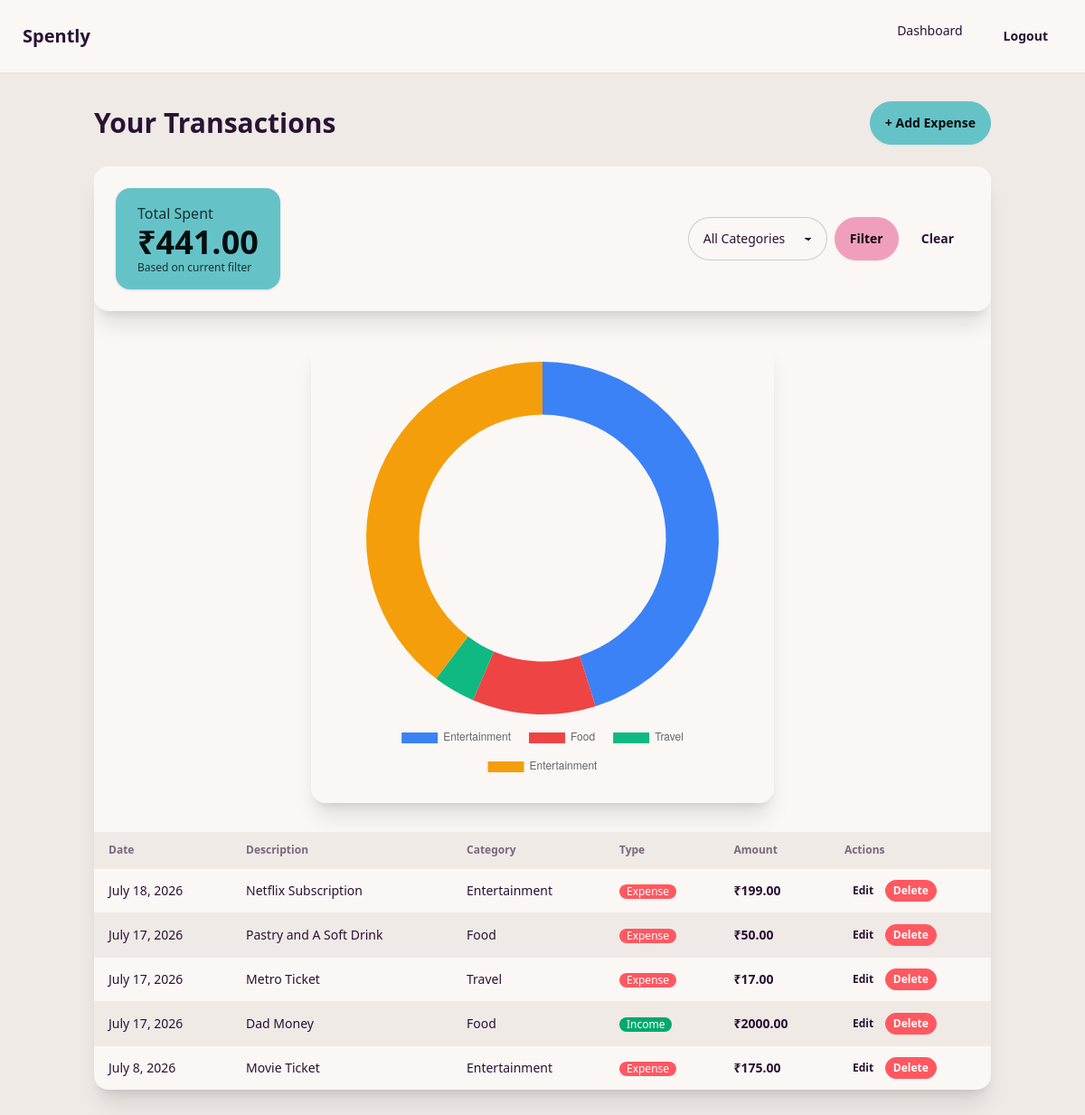
The app's page /dashboard/ (signed in) with its own data.
### tracker/models.py (models this page shows, shortened)
class Transaction(models.Model):
    TRANSACTION_TYPES = [
        ('INCOME', 'Income'),
        ('EXPENSE', 'Expense'),
    ]
    user = models.ForeignKey(User, on_delete=models.CASCADE)
    amount = models.DecimalField(max_digits=10, decimal_places=2)
    date = models.DateField()
    category = models.ForeignKey(Category, on_delete=models.SET_NULL, null=True)
    description = models.CharField(max_length=255)
    transaction_type = models.CharField(max_length=7, choices=TRANSACTION_TYPES)

class Category(models.Model):
    name = models.CharField(max_length=50)
    def __str__(self):
        return self.name
    class Meta:
        verbose_name_plural = "Categories"

### tracker/views.py (the view)
# urls.py: path('dashboard/', views.dashboard, name='dashboard'),
@login_required(login_url='login_view')
def dashboard(request):
    transactions = Transaction.objects.filter(user=request.user).order_by('-date')
    category_name = request.GET.get('category')
    if category_name:
        transactions = transactions.filter(category__name=category_name)
    expense_transactions = transactions.filter(transaction_type__iexact='Expense')
    total_spent = expense_transactions.aggregate(Sum('amount'))['amount__sum'] or 0.00
    categories = Category.objects.all()
    category_data = expense_transactions.values('category__name').annotate(total_sum=Sum('amount'))
    chart_labels = [item['category__name'] for item in category_data]
    chart_totals = [float(item['total_sum']) for item in category_data]
    context = {
        'transactions': transactions,
        'total_spent': total_spent,
        'categories': categories,
        'selected_category': category_name,
        'chart_labels': chart_labels,
        'chart_totals': chart_totals,
    }
    return render(request, 'tracker/dashboard.html', context)

### tracker/templates/tracker/dashboard.html (shortened to what this page needs)
{% extends 'tracker/base.html' %}
{% block content %}
<div class="mt-8 mb-10">
    <div class="flex justify-between items-center mb-6">
        <h1 class="text-3xl font-bold">Your Transactions</h1>
        <a href="{% url 'add_transaction' %}" class="btn btn-primary">+ Add Expense</a>
    </div>
    <div class="overflow-x-auto bg-base-100 rounded-box shadow-xl">
            <div class="flex flex-col md:flex-row justify-between items-center bg-base-100 rounded-box shadow-xl p-6 mb-8 gap-4">
        <div class="stats shadow bg-primary text-primary-content w-full md:w-auto">
            <div class="stat">
                <div class="stat-title text-primary-content/80">Total Spent</div>
                <div class="stat-value">₹{{ total_spent|floatformat:2 }}</div>
                <div class="stat-desc text-primary-content/80">Based on current filter</div>
            </div>
        </div>
        <form method="GET" class="w-full md:w-auto flex gap-2">
            <select name="category" class="select select-bordered w-full max-w-xs">
                <option value="">All Categories</option>
            </select>
            <button type="submit" class="btn btn-secondary">Filter</button>
            <a href="{% url 'dashboard' %}" class="btn btn-ghost">Clear</a>
        </form>
    </div>
        {% if transactions|length > 1 and chart_totals|length > 1 %}
    <div class="flex justify-center bg-base-100 rounded-box shadow-xl p-6 mb-8 w-full max-w-lg mx-auto">
        <canvas id="expenseChart"></canvas>
    </div>
    {% endif %}
        <table class="table table-zebra w-full">
            <thead>
                <tr class="bg-base-200">
                    <th>Date</th>
                    <th>Description</th>
                    <th>Category</th>
                    <th>Type</th>
                    <th>Amount</th>
                    <th>Actions</th>
                </tr>
            </thead>
            <tbody>
                {% for tx in transactions %}
                <tr>
                    <td>{{ tx.date }}</td>
                    <td>{{ tx.description }}</td>
                    <td>{{ tx.category }}</td>
                    <td>
                        {% if tx.transaction_type == 'Income' or tx.transaction_type == 'INCOME' %}
                            <span class="badge badge-success text-white badge-sm">Income</span>
                        {% else %}
                            <span class="badge badge-error text-white badge-sm">Expense</span>
                        {% endif %}
                    </td>
                    <td class="font-bold">₹{{ tx.amount }}</td>
                    <td>
                        <a href="{% url 'edit_transaction' tx.pk %}" class="btn btn-xs btn-ghost">Edit</a>
                        <a href="{% url 'delete_transaction' tx.pk %}" class="btn btn-xs btn-error text-white">Delete</a>
                    </td>
                </tr>
                {% empty %}
                <tr>
                    <td colspan="6" class="text-center py-8 text-gray-500">
                        No transactions found. Click "+ Add Expense" to get started!
                    </td>
                </tr>
                {% endfor %}
            </tbody>
        </table>
    </div>
</div>
    <script>
        const ctx = document.getElementById('expenseChart');
        // 2. Parse the data cleanly using standard JavaScript
        const labels = JSON.parse(document.getElementById('labels-data').textContent);
        const data = JSON.parse(document.getElementById('totals-data').textContent);
        if (ctx) {
            new Chart(ctx, {
                type: 'doughnut',
                data: {
                    labels: labels,
                    datasets: [{
                        label: 'Amount Spent',
                        data: data,
                        // A clean, modern color palette
                        backgroundColor: [
                            '#3b82f6', '#ef4444', '#10b981', '#f59e0b', '#8b5cf6', '#ec4899', '#14b8a6'
                        ],
                        borderWidth: 0,
                        hoverOffset: 4
                    }]
                },
                options: {
                    responsive: true,
                    plugins: {
                        legend: {
                            position: 'bottom',
                            labels: { padding: 20 }
                        }
                    },
                    cutout: '70%' // Makes the doughnut ring thinner and more modern
                }
            });
        }
    </script>
{% endblock content %}

### tracker/templates/tracker/base.html (shortened to what this page needs)
<!DOCTYPE html>
<html lang="en" data-theme="cupcake"> <head>
    <link href="https://cdn.jsdelivr.net/npm/daisyui@4.10.2/dist/full.min.css" rel="stylesheet" type="text/css" />
    <script src="https://cdn.tailwindcss.com"></script>
</head>
<body class="bg-base-200 min-h-screen font-sans">
    <div class="navbar bg-base-100 shadow-sm mb-8">
      <div class="flex-1">
        <a class="btn btn-ghost text-xl" href="#">Spently</a>
      </div>
      <div class="flex-none">
        <ul class="menu menu-horizontal px-1">
          {% if user.is_authenticated %}
            <li><a href="{% url 'dashboard' %}">Dashboard</a></li>
            <li>
                <form action="{% url 'logout_view' %}" method="post" class="inline">
                    <button type="submit" class="btn btn-ghost btn-sm">Logout</button>
                </form>
            </li>
          {% else %}
            <li><a href="{% url 'login_view' %}">Login</a></li>
            <li><a href="{% url 'register' %}" class="btn btn-primary btn-sm ml-2">Sign Up</a></li>
          {% endif %}
        </ul>
      </div>
    </div>
    <main class="container mx-auto px-4">
        {% block content %}
        {% endblock content %}
    </main>
</body>
</html>

### records on screen
Transaction: date "July 18, 2026", description "Netflix Subscription", category "Entertainment", transaction_type "Expense", amount "199.00"
Transaction: date "July 17, 2026", description "Pastry and A Soft Drink", category "Food", transaction_type "Expense", amount "50.00"
Transaction: date "July 17, 2026", description "Metro Ticket", category "Travel", transaction_type "Expense", amount "17.00"
Transaction: date "July 17, 2026", description "Dad Money", category "Food", transaction_type "Income", amount "2000.00"
Transaction: date "July 8, 2026", description "Movie Ticket", category "Entertainment", transaction_type "Expense", amount "175.00"

### other values on screen
{{ total_spent|floatformat:2 }} "441.00"
